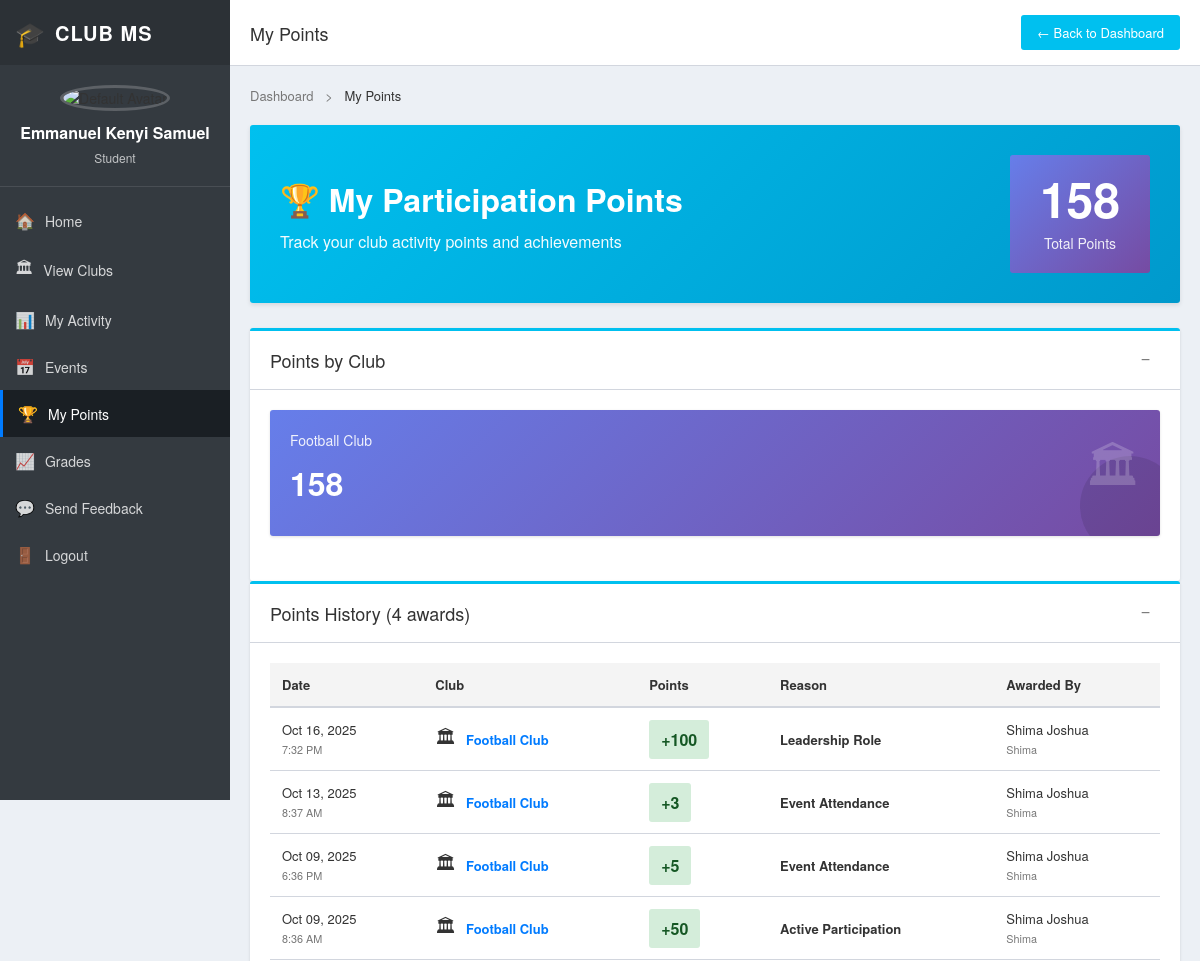
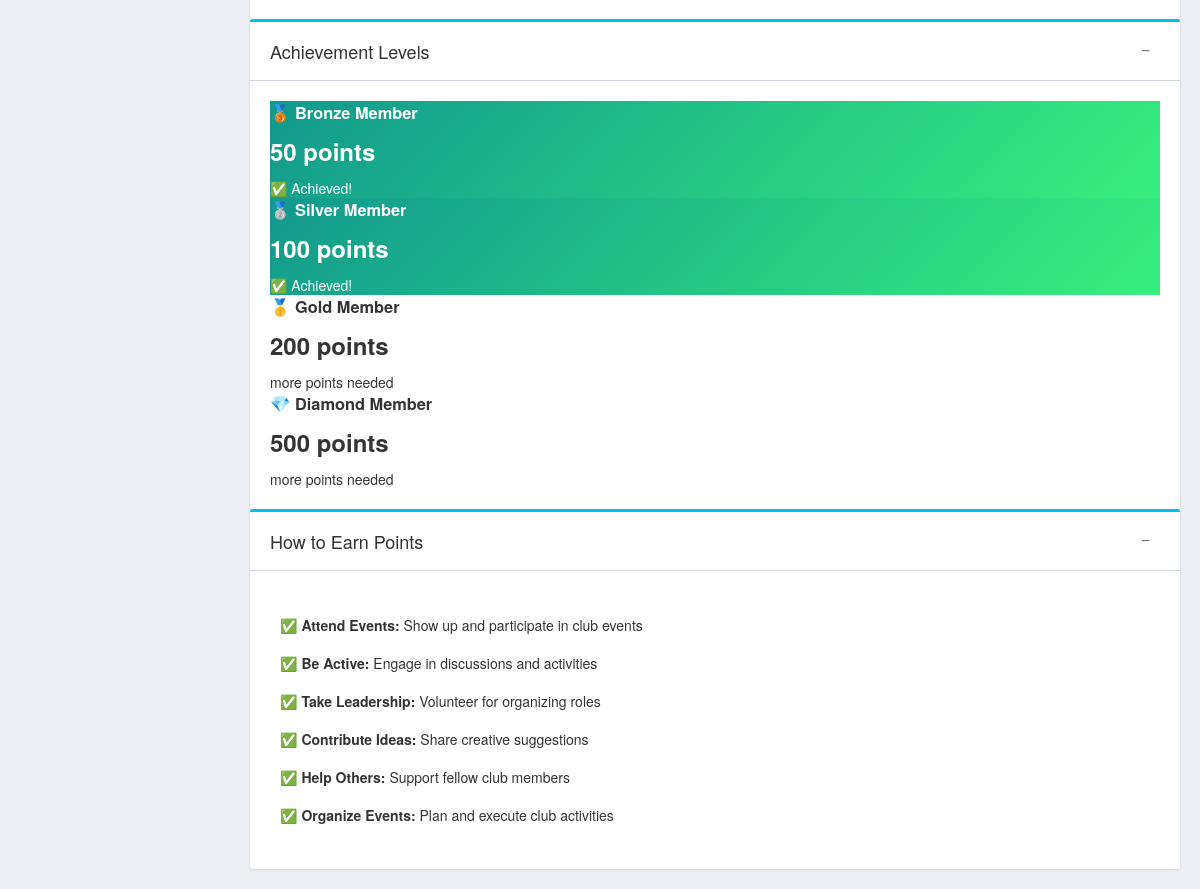
/users/my-points/ (signed in), run on the app's committed database (2 pictures, top to bottom).
### users/models.py (models this page shows, shortened)
class Profile(models.Model):
    ROLE_CHOICES = [
        ("student", "Student"),
        ("lecturer", "Lecturer"),
        ("admin", "Admin"),
    ]
    user = models.OneToOneField(User, on_delete=models.CASCADE)
    role = models.CharField(max_length=20, choices=ROLE_CHOICES)
    name = models.CharField(max_length=100)

class StudentPoints(models.Model):
    student = models.ForeignKey(User, on_delete=models.CASCADE, related_name='points_received')
    club = models.ForeignKey('clubs.Club', on_delete=models.CASCADE)
    points = models.IntegerField(default=0)
    reason = models.CharField(max_length=200)
    awarded_by = models.ForeignKey(User, on_delete=models.CASCADE, related_name='points_awarded')
    awarded_at = models.DateTimeField(auto_now_add=True)
    class Meta:
        verbose_name_plural = "Student Points"

### clubs/models.py (models this page shows, shortened)
class Club(models.Model):
    name = models.CharField(max_length=100)
    description = models.TextField()
    meeting_time = models.CharField(max_length=100)
    logo = models.ImageField(upload_to="club_logos/", blank=True, null=True)
    members = models.ManyToManyField(
        settings.AUTH_USER_MODEL,
        related_name="clubs",
        blank=True
    )
    created_by = models.ForeignKey(
        settings.AUTH_USER_MODEL,
        on_delete=models.CASCADE,
        related_name="created_clubs",
        null=True,
        blank=True
    )

### users/views.py (the view)
# urls.py: path('my-points/', views.student_points_summary, name='student_points'),
@login_required
def student_points_summary(request):
    user = request.user
    points_history = StudentPoints.objects.filter(student=user).order_by('-awarded_at')
    total_points = sum(p.points for p in points_history)
    points_by_club = StudentPoints.objects.filter(student=user).values('club__name').annotate(total=Sum('points')).order_by('-total')
    return render(request, 'users/student_points.html', {
        'points_history': points_history,
        'total_points': total_points,
        'points_by_club': points_by_club,
    })

### users/templates/users/student_points.html (shortened to what this page needs)
{% load static %}
<!DOCTYPE html>
<html lang="en">
<head>
    <link rel="stylesheet" href="{% static 'css/student_dashboard.css' %}?v=3">
</head>
<body>
<div class="dashboard-wrapper">
    <aside class="sidebar">
        <div class="sidebar-header">
            <div class="logo-section">
                <span class="logo-icon">🎓</span>
                <span class="logo-text">CLUB MS</span>
            </div>
        </div>
        <div class="user-profile">
            {% if user.profile.avatar %}
                <img src="{{ user.profile.avatar.url }}" alt="{{ user.profile.name }}" class="sidebar-avatar">
            {% else %}
                <img src="{% static 'images/default-avatar.png' %}" alt="Default Avatar" class="sidebar-avatar">
            {% endif %}
            <h3>{{ user.profile.name }}</h3>
            <p class="sidebar-role">Student</p>
        </div>
        <nav class="sidebar-nav">
            <ul>
                <li><a href="{% url 'student_dashboard' %}"><span class="nav-icon">🏠</span> Home</a></li>
                <li><a href="{% url 'club_list' %}"><span class="nav-icon">🏛</span> View Clubs</a></li>
                <li><a href="{% url 'my_activity' %}"><span class="nav-icon">📊</span> My Activity</a></li>
                <li><a href="{% url 'events_list' %}"><span class="nav-icon">📅</span> Events</a></li>
                <li><a href="{% url 'student_points' %}" class="active"><span class="nav-icon">🏆</span> My Points</a></li>
                <li><a href="{% url 'grade_panel' %}" class="scroll-to-panel"><span class="nav-icon">📈</span> Grades</a></li>
                <li><a href="{% url 'send_feedback' %}"><span class="nav-icon">💬</span> Send Feedback</a></li>
                <li>
                    <form id="logout-form" action="{% url 'logout' %}" method="post" style="display:inline;">
                        <button type="submit" class="sidebar-link-btn">
                            <span class="nav-icon">🚪</span> Logout
                        </button>
                    </form>
                </li>
            </ul>
        </nav>
    </aside>
    <main class="dashboard-main">
        <header class="top-header">
            <div class="header-left">
                <h1 class="page-title">My Points</h1>
            </div>
            <div class="header-right">
                <a href="{% url 'student_dashboard' %}" class="btn-back">← Back to Dashboard</a>
            </div>
        </header>
        <div class="dashboard-content">
            <div class="breadcrumb">
                <a href="{% url 'student_dashboard' %}">Dashboard</a>
                <span class="separator">></span>
                <span class="current">My Points</span>
            </div>
            <div class="page-header">
                <div class="header-content">
                    <h1>🏆 My Participation Points</h1>
                    <p>Track your club activity points and achievements</p>
                </div>
                <div class="header-stats">
                    <div class="stat-badge" style="background: linear-gradient(135deg, #667eea 0%, #764ba2 100%);">
                        <span class="stat-number" style="font-size: 48px; color: white;">{{ total_points }}</span>
                        <span class="stat-label" style="color: white;">Total Points</span>
                    </div>
                </div>
            </div>
            <section class="panel">
                <div class="panel-header">
                    <h2>Points by Club</h2>
                    <div class="panel-actions">
                        <button class="panel-toggle">−</button>
                    </div>
                </div>
                <div class="panel-body">
                    {% if points_by_club %}
                    <div class="stats-grid">
                        {% for club_points in points_by_club %}
                        <div class="stat-card" style="background: linear-gradient(135deg, #667eea 0%, #764ba2 100%);">
                            <div class="stat-content">
                                <h3 style="color: white;">{{ club_points.club__name }}</h3>
                                <p class="stat-number" style="color: white;">{{ club_points.total }}</p>
                            </div>
                            <div class="stat-icon">🏛</div>
                        </div>
                        {% endfor %}
                    </div>
                    {% endif %}
                </div>
            </section>
            <section class="panel">
                <div class="panel-header">
                    <h2>Points History ({{ points_history.count }} awards)</h2>
                    <div class="panel-actions">
                        <button class="panel-toggle">−</button>
                    </div>
                </div>
                <div class="panel-body">
                    {% if points_history %}
                    <div class="clubs-table">
                        <table>
                            <thead>
                                <tr>
                                    <th>Date</th>
                                    <th>Club</th>
                                    <th>Points</th>
                                    <th>Reason</th>
                                    <th>Awarded By</th>
                                </tr>
                            </thead>
                            <tbody>
                                {% for point in points_history %}
                                <tr>
                                    <td>
                                        {{ point.awarded_at|date:"M d, Y" }}<br>
                                        <small style="color: var(--text-muted);">{{ point.awarded_at|time:"g:i A" }}</small>
                                    </td>
                                    <td>
                                        <div class="club-name-cell">
                                            <span class="club-icon-small">🏛</span>
                                            <a href="{% url 'club_detail' point.club.id %}" class="club-link">
                                                {{ point.club.name }}
                                            </a>
                                        </div>
                                    </td>
                                    <td>
                                        <span class="badge badge-success" style="font-size: 16px; padding: 8px 12px;">
                                            +{{ point.points }}
                                        </span>
                                    </td>
                                    <td><strong>{{ point.reason }}</strong></td>
                                    <td>
                                        {{ point.awarded_by.profile.name }}<br>
                                        <small style="color: var(--text-muted);">{{ point.awarded_by.username }}</small>
                                    </td>
                                </tr>
                                {% endfor %}
                            </tbody>
                        </table>
                    </div>
                    {% else %}
                    <div class="empty-state">
                        <div class="empty-icon">📋</div>
                        <h2>No Points History</h2>
                        <p>You haven't received any points yet. Keep participating in club activities!</p>
                    </div>
                    {% endif %}
                </div>
            </section>
            <section class="panel">
                <div class="panel-header">
                    <h2>Achievement Levels</h2>
                    <div class="panel-actions">
                        <button class="panel-toggle">−</button>
                    </div>
                </div>
                <div class="panel-body">
                    <div class="dashboard-cards">
                        <div class="dashboard-card {% if total_points >= 50 %}card-achieved{% endif %}">
                            <h3>🥉 Bronze Member</h3>
                            <p style="font-size: 24px; font-weight: bold; margin: 10px 0;">50 points</p>
                            <p>{% if total_points >= 50 %}✅ Achieved!{% else %}{{ 50|add:total_points|add:"-"|add:total_points }} more points needed{% endif %}</p>
                        </div>
                        <div class="dashboard-card {% if total_points >= 100 %}card-achieved{% endif %}">
                            <h3>🥈 Silver Member</h3>
                            <p style="font-size: 24px; font-weight: bold; margin: 10px 0;">100 points</p>
                            <p>{% if total_points >= 100 %}✅ Achieved!{% else %}{{ 100|add:"-"|add:total_points }} more points needed{% endif %}</p>
                        </div>
                        <div class="dashboard-card {% if total_points >= 200 %}card-achieved{% endif %}">
                            <h3>🥇 Gold Member</h3>
                            <p style="font-size: 24px; font-weight: bold; margin: 10px 0;">200 points</p>
                            <p>{% if total_points >= 200 %}✅ Achieved!{% else %}{{ 200|add:"-"|add:total_points }} more points needed{% endif %}</p>
                        </div>
                        <div class="dashboard-card {% if total_points >= 500 %}card-achieved{% endif %}">
                            <h3>💎 Diamond Member</h3>
                            <p style="font-size: 24px; font-weight: bold; margin: 10px 0;">500 points</p>
                            <p>{% if total_points >= 500 %}✅ Achieved!{% else %}{{ 500|add:"-"|add:total_points }} more points needed{% endif %}</p>
                        </div>
                    </div>
                </div>
            </section>
            <section class="panel">
                <div class="panel-header">
                    <h2>How to Earn Points</h2>
                    <div class="panel-actions">
                        <button class="panel-toggle">−</button>
                    </div>
                </div>
                <div class="panel-body">
                    <div style="line-height: 2; padding: 10px;">
                        <p style="margin: 10px 0;">✅ <strong>Attend Events:</strong> Show up and participate in club events</p>
                        <p style="margin: 10px 0;">✅ <strong>Be Active:</strong> Engage in discussions and activities</p>
                        <p style="margin: 10px 0;">✅ <strong>Take Leadership:</strong> Volunteer for organizing roles</p>
                        <p style="margin: 10px 0;">✅ <strong>Contribute Ideas:</strong> Share creative suggestions</p>
                        <p style="margin: 10px 0;">✅ <strong>Help Others:</strong> Support fellow club members</p>
                        <p style="margin: 10px 0;">✅ <strong>Organize Events:</strong> Plan and execute club activities</p>
                    </div>
                </div>
            </section>
        </div>
    </main>
</div>
</body>
</html>

### users/templates/users/student_points.html (style rules this page uses)
.card-achieved { background: linear-gradient(135deg, #11998e 0%, #38ef7d 100%); color: white; }
.card-achieved h3, .card-achieved p { color: white; }

### data on the page
Club: club__name "Football Club", total "158"
StudentPoints: awarded_at "Oct 16, 2025", awarded_at "7:32 PM", club.name "Football Club", points "100", reason "Leadership Role", awarded_by.profile.name "Shima Joshua", awarded_by.username "Shima"
StudentPoints: awarded_at "Oct 13, 2025", awarded_at "8:37 AM", club.name "Football Club", points "3", reason "Event Attendance", awarded_by.profile.name "Shima Joshua", awarded_by.username "Shima"
StudentPoints: awarded_at "Oct 09, 2025", awarded_at "6:36 PM", club.name "Football Club", points "5", reason "Event Attendance", awarded_by.profile.name "Shima Joshua", awarded_by.username "Shima"
StudentPoints: awarded_at "Oct 09, 2025", awarded_at "8:36 AM", club.name "Football Club", points "50", reason "Active Participation", awarded_by.profile.name "Shima Joshua", awarded_by.username "Shima"

### other printed values
{{ user.profile.name }} "Emmanuel Kenyi Samuel"
{{ total_points }} "158"
{{ points_history.count }} "4"
